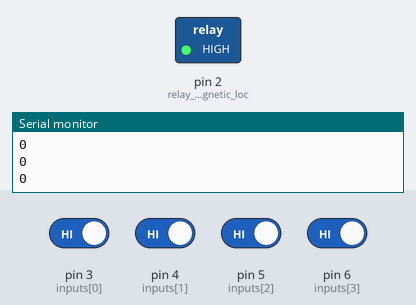
A sketch run on a simulated Arduino Uno, built with avr-gcc and run on an emulated ATmega328P. Parts: switched loads named in the sketch (green lamp = pin HIGH), the last lines printed to the serial monitor. Inputs (shaded band) come from the test bench; at power-on: pin 3 (inputs[0]), pin 4 (inputs[1]), pin 5 (inputs[2]), pin 6 (inputs[3]) HIGH.

Above: at 1.2 s.
1.3 s: pin 3 (inputs[0]) driven LOW and pin 4 (inputs[1]) driven LOW and pin 5 (inputs[2]) driven LOW and pin 6 (inputs[3]) driven LOW
At 2.6 s:
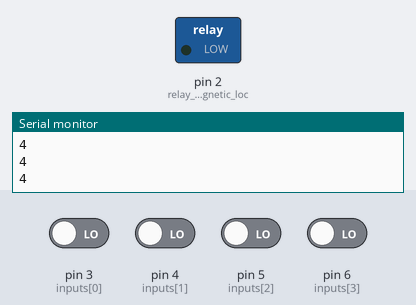
Timing chart, 0 to 4.3 s (numbered marks = the images above; inputs shaded):
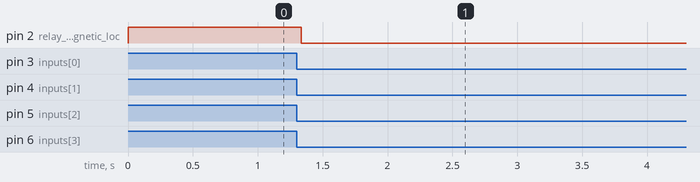

Measured:
- after the input at 1.3 s, pin 2 (relay_powers_magnetic_loc): HIGH → LOW at once

The sketch:

hall-effect-lock.ino
```cpp
#define N_IN 4 // four picture frames
int inputs[N_IN] = { 3,4,5,6 }; // input pins

boolean won = HIGH; // relay starts locked

void setup() {
  Serial.begin(1200); // lower baud is more reliable
  for(int i=0; i<N_IN; i++)
    pinMode(inputs[i], INPUT_PULLUP); // inputs are high until sensor is active

  pinMode(2, OUTPUT); // relay powers magnetic lock
}

void loop() {
  digitalWrite(2,won); // set the relay state

  int on = 0; // count how many pictures are on the correct frame
  for(int i=0; i<N_IN; i++)
    on += digitalRead(inputs[i]) == LOW;
  Serial.println(on);


  if(on == N_IN) won = LOW; // all pictures are on the correct frame, unlock the door
  if(on == 0) won = HIGH; // all pictures are off the correct frame, lock the door
}
```
